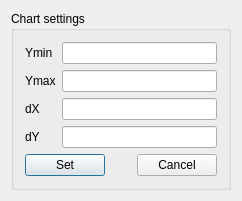
<?xml version="1.0" encoding="UTF-8"?>
<ui version="4.0">
 <class>DialogSetPlotParams</class>
 <widget class="QDialog" name="DialogSetPlotParams">
  <property name="geometry">
   <rect>
    <x>0</x>
    <y>0</y>
    <width>242</width>
    <height>182</height>
   </rect>
  </property>
  <property name="sizePolicy">
   <sizepolicy hsizetype="Minimum" vsizetype="Minimum">
    <horstretch>0</horstretch>
    <verstretch>0</verstretch>
   </sizepolicy>
  </property>
  <property name="windowTitle">
   <string>DialogSetPlotParams</string>
  </property>
  <property name="modal">
   <bool>true</bool>
  </property>
  <layout class="QVBoxLayout" name="verticalLayout">
   <item>
    <widget class="QGroupBox" name="groupBox">
     <property name="title">
      <string>Chart settings</string>
     </property>
     <property name="flat">
      <bool>true</bool>
     </property>
     <layout class="QVBoxLayout" name="verticalLayout_2">
      <item>
       <layout class="QFormLayout" name="formLayout">
        <item row="0" column="0">
         <widget class="QLabel" name="label">
          <property name="text">
           <string>Ymin</string>
          </property>
         </widget>
        </item>
        <item row="0" column="1">
         <widget class="QLineEdit" name="leMinY"/>
        </item>
        <item row="1" column="0">
         <widget class="QLabel" name="label_2">
          <property name="text">
           <string>Ymax</string>
          </property>
         </widget>
        </item>
        <item row="1" column="1">
         <widget class="QLineEdit" name="leMaxY"/>
        </item>
        <item row="2" column="0">
         <widget class="QLabel" name="label_3">
          <property name="text">
           <string>dX</string>
          </property>
         </widget>
        </item>
        <item row="2" column="1">
         <widget class="QLineEdit" name="leDx"/>
        </item>
        <item row="3" column="0">
         <widget class="QLabel" name="label_4">
          <property name="text">
           <string>dY</string>
          </property>
         </widget>
        </item>
        <item row="3" column="1">
         <widget class="QLineEdit" name="leDy"/>
        </item>
       </layout>
      </item>
      <item>
       <layout class="QHBoxLayout" name="horizontalLayout">
        <item>
         <widget class="QPushButton" name="pbSet">
          <property name="text">
           <string>Set</string>
          </property>
         </widget>
        </item>
        <item>
         <spacer name="horizontalSpacer">
          <property name="orientation">
           <enum>Qt::Horizontal</enum>
          </property>
          <property name="sizeHint" stdset="0">
           <size>
            <width>40</width>
            <height>20</height>
           </size>
          </property>
         </spacer>
        </item>
        <item>
         <widget class="QPushButton" name="pbCancel">
          <property name="text">
           <string>Cancel</string>
          </property>
         </widget>
        </item>
       </layout>
      </item>
     </layout>
    </widget>
   </item>
  </layout>
 </widget>
 <layoutdefault spacing="6" margin="11"/>
 <resources/>
 <connections/>
</ui>
